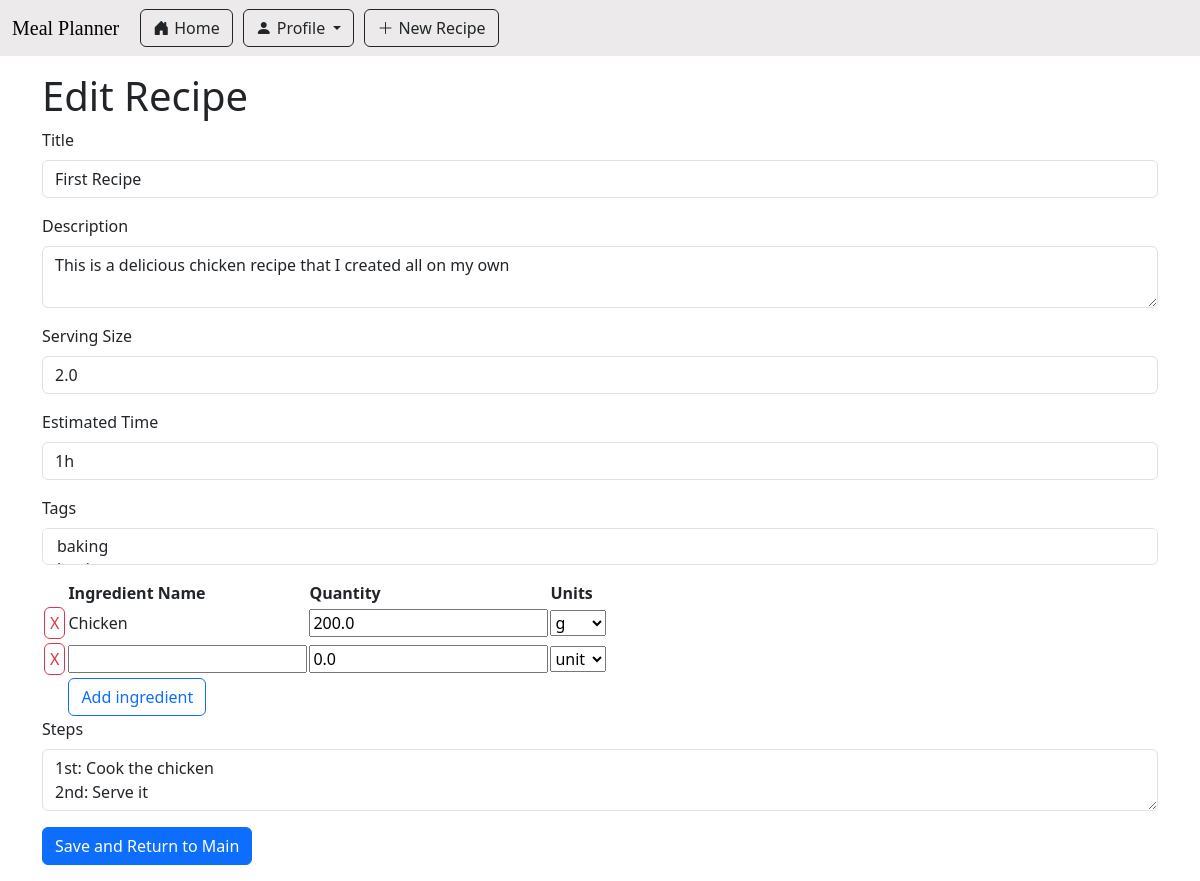
/recipe/1/edit, run on the app's committed database.
### app/main/models.py (models this page shows, shortened)
class Recipe(db.Model):
    id : sqlo.Mapped[int] = sqlo.mapped_column(primary_key=True)
    title : sqlo.Mapped[str] = sqlo.mapped_column(sqla.String(150), default="")
    description: sqlo.Mapped[str] = sqlo.mapped_column(sqla.String(1500), default="")
    servingSize : sqlo.Mapped[float] = sqlo.mapped_column(sqla.Float, default=0)
    estimatedTime : sqlo.Mapped[str] = sqlo.mapped_column(sqla.String(25), default="")
    steps : sqlo.Mapped[str] = sqlo.mapped_column(sqla.String, default="")
    timestamp : sqlo.Mapped[Optional[datetime]] = sqlo.mapped_column(default = lambda : datetime.now(timezone.utc))
    is_draft : sqlo.Mapped[bool] = sqlo.mapped_column(sqla.Boolean, default=True)
    user_id : sqlo.Mapped[int] = sqlo.mapped_column(sqla.ForeignKey('user.id'))
    writer : sqlo.Mapped['User'] = sqlo.relationship(back_populates='written_recipes')
    tags: sqlo.WriteOnlyMapped['Tag'] = sqlo.relationship(
        secondary=recipe_tags_table,
        primaryjoin=(recipe_tags_table.c.recipe_id == id),
        back_populates='recipes',
        passive_deletes=True)
    recipe_saved_by_users : sqlo.WriteOnlyMapped['User'] = sqlo.relationship(
        secondary=saved_recipes_table,
        primaryjoin=(saved_recipes_table.c.recipe_id == id),
        back_populates='users_saved_recipes',
        passive_deletes=True)
    ingredients_used: sqlo.WriteOnlyMapped['RecipeIngredientUse'] = sqlo.relationship(back_populates='recipe_usecase_recipe', passive_deletes=True)
    def get_tags(self):
        return db.session.scalars(self.tags.select()).all()

class Ingredient(db.Model):
    id : sqlo.Mapped[int] = sqlo.mapped_column(primary_key=True)
    name : sqlo.Mapped[str] = sqlo.mapped_column(sqla.String(20), index=True, unique=True)
    recipe_involvements: sqlo.WriteOnlyMapped['RecipeIngredientUse'] = sqlo.relationship(back_populates='recipe_usecase_ingredient')
    userlist_involvements: sqlo.WriteOnlyMapped['UserIngredientListUse'] = sqlo.relationship(back_populates='userlist_ingredient')

### app/main/routes.py (the view, shortened to what this page needs)
@bp_main.route('/recipe/<recipe_id>/edit', methods=['GET', 'POST'])
def editRecipe(recipe_id):
    recipeDraft = db.session.get(Recipe, recipe_id)
    if request.method == "GET":
        ingredient_data = []
        for ingUseCase in db.session.scalars(sqla.select(RecipeIngredientUse).where(RecipeIngredientUse.recipe_id == recipe_id)).all():
            ingredient_data.append({
                "ingredientName": ingUseCase.recipe_usecase_ingredient.name,
                "quantity": ingUseCase.amount,
                "unit": ingUseCase.unit,
                "ingredient_id": ingUseCase.ingredient_id
            })
        ingredient_data.append({
            "ingredientName": "",
            "quantity": 0.0,
            "unit": "",
        })
        print(recipeDraft.title)
        rform = RecipeForm(
            title = recipeDraft.title,
            description = recipeDraft.description,
            servingSize = recipeDraft.servingSize,
            estimatedTime = recipeDraft.estimatedTime,
            tags = recipeDraft.get_tags(),
            ingredients = ingredient_data,
            steps = recipeDraft.steps
        )
    else:
        rform = RecipeForm()
    if recipeDraft.is_draft:
        return render_template('create_recipe.html', title="Create New Recipe", form=rform, recipe_id=recipe_id, is_draft=True)
    else:
        return render_template('create_recipe.html', title="Edit Recipe", form=rform, recipe_id=recipe_id, is_draft=False)

### app/main/forms.py
class RecipeForm(FlaskForm):
    title = StringField('Title')
    description = TextAreaField('Description', validators=[Length(max=1500)])
    servingSize = FloatField('Serving Size', default=0.0, validators=[Optional()])
    estimatedTime = StringField('Estimated Time', validators=[Length(max=25)])
    tags = QuerySelectMultipleField('Tags', query_factory = lambda : db.session.scalars(sqla.select(Tag).order_by(Tag.name)),
                                    get_label= lambda tag: tag.name,
                                    render_kw={"class": "form-control", "size": "1"})
    ingredients = FieldList(FormField(IngredientForm))
    steps = TextAreaField('Steps')
    submit = SubmitField('Post')

class IngredientForm(Form):
    ingredient_id = HiddenField()
    ingredientName = StringField('Ingredient Name', default="")
    quantity = FloatField('Quantity', default=0.0, validators=[Optional()])
    unit = SelectField('Unit', choices=UNIT_OPTIONS, default="unit")

### meal_planner.py (called while the page is built)
@app.before_request
def initDB(*args, **kwargs):
    if app._got_first_request:
        db.create_all()

### app/main/templates/create_recipe.html (shortened to what this page needs)
{% extends "base.html" %}
{% import 'bootstrap_wtf.html' as wtf %}
{% block content %}
    <h1>{{ title }}</h1>
    <form action="{{ url_for('main.editRecipe', recipe_id=recipe_id) }}" method="post">
        {{ wtf.form_field(form.title) }}
        {{ wtf.form_field(form.description) }}
        {{ wtf.form_field(form.servingSize) }}
        {{ wtf.form_field(form.estimatedTime) }}
        {{ wtf.form_field(form.tags) }}
        <div class="ingredient-form">
            <table>
                <tr>
                    <th></th>
                    <th>Ingredient Name</th>
                    <th>Quantity</th>
                    <th>Units</th>
                    <th></th>
                </tr>
                {% for ingredient in form.ingredients %}
                    <tr>
                        <td><button type="submit" name="action_button" value="{{ingredient.ingredient_id.data}}" class="btn btn-outline-danger remove-btn">X</button></td>
                        {% if ingredient.ingredientName.data %}
                        <td>{{ ingredient.ingredientName.data }}</td>
                        {% else %}
                        <td>{{ ingredient.ingredientName() }}</td>
                        {% endif %}
                        <td>{{ ingredient.quantity() }}</td>
                        <td>{{ ingredient.unit() }}</td>
                    </tr>
                {% endfor %}
                <tr>
                    <th></th>
                    <th><button type="submit" name="action_button" value="add" class="btn btn-outline-primary">Add ingredient</button></th>
                </tr>
            </table>
        </div>
        {{ wtf.form_field(form.steps) }}
        {% if is_draft %}
            <button type="submit" name="action_button" value="save" class="btn btn-outline-success">Save Draft and Return</button>
            <button type="submit" name="action_button" value="post" class="btn btn-primary">Post</button>
        {% else %}
            <button type="submit" name="action_button" value="post" class="btn btn-primary">Save and Return to Main</button>
        {% endif %}
    </form>
  {% endblock %}

### app/main/templates/bootstrap_wtf.html (shortened to what this page needs)
{% macro form_field(field, autofocus) %}
  {%- if field.type == 'BooleanField' %}
  <div class="form-check mb-3">
    {{ field(class='form-check-input') }}
    {{ field.label(class='form-check-label') }}
  </div>
  {%- elif field.type == 'SelectField' %}
    {{ field.label(class='form-label') }}
    {{ field(class='form-select mb-3') }}
  {%- elif field.type == 'QuerySelectMultipleField' %}
    {{ field.label(class='form-label') }}
    {{ field(class='form-select mb-3') }}
    {%- elif field.type == 'TextAreaField' %}
  <div class="mb-3">
    {{ field.label(class='form-label') }}
    {% if autofocus %}
      {{ field(class='form-control' + (' is-invalid' if field.errors else ''), autofocus=True) }}
    {% else %}
      {{ field(class='form-control' + (' is-invalid' if field.errors else '')) }}
    {% endif %}
  </div>
  {%- elif field.type == 'SubmitField' %}
  {{ field(class='btn btn-primary mb-3 col-2') }}
  {%- else %}
  <div class="mb-3">
    {{ field.label(class='form-label') }}
    {% if autofocus %}
      {{ field(class='form-control' + (' is-invalid' if field.errors else ''), autofocus=True) }}
    {% else %}
      {{ field(class='form-control' + (' is-invalid' if field.errors else '')) }}
    {% endif %}
  </div>
  {%- endif %}
{% endmacro %}

### app/static/css/main.css (style rules this page uses)
:root { --accent-bg-color: #eceaea; --blank-bg-color: #fff; --outline-color: #989090; }
.remove-btn { margin: 1px; padding-left: 5px; padding-right: 5px; padding-top: 3px; padding-bottom: 3px; }
.ingredient-form { width:100%; }

### data on the page
Recipe: title "First Recipe", description "This is a delicious chicken recipe that I created all on my own", servingSize "2.0", estimatedTime "1h", steps "1st: Cook the chicken 2nd: Serve it"
Ingredient: ingredientName.data "Chicken"

### other printed values
{{ title }} "Edit Recipe"
{{ field.label(class='form-label') }} "Title Serving Size Estimated Time"
{{ field.label(class='form-label') }} "Description Steps"
{{ field.label(class='form-label') }} "Tags"
